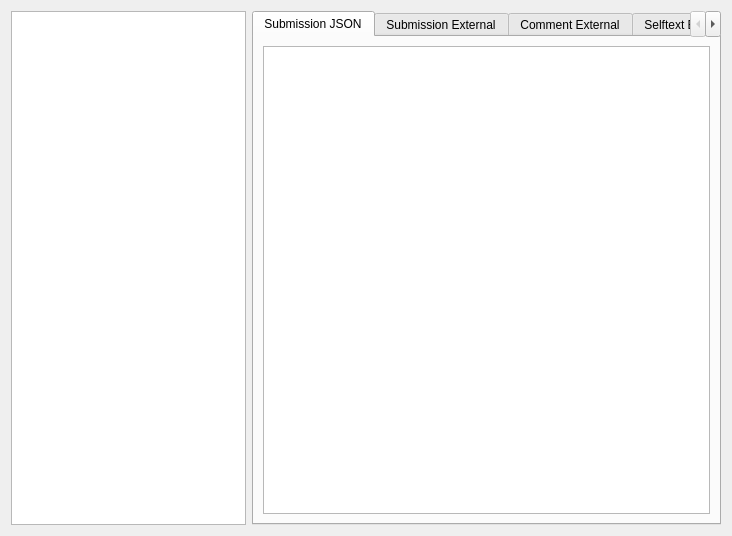
<?xml version="1.0" encoding="UTF-8"?>
<ui version="4.0">
 <class>DownloadedPosts</class>
 <widget class="QWidget" name="DownloadedPosts">
  <property name="geometry">
   <rect>
    <x>0</x>
    <y>0</y>
    <width>732</width>
    <height>536</height>
   </rect>
  </property>
  <property name="sizePolicy">
   <sizepolicy hsizetype="Preferred" vsizetype="Preferred">
    <horstretch>0</horstretch>
    <verstretch>0</verstretch>
   </sizepolicy>
  </property>
  <property name="windowTitle">
   <string>Downloaded Content</string>
  </property>
  <layout class="QHBoxLayout" name="horizontalLayout">
   <item>
    <widget class="QListWidget" name="userSubredditLst">
     <property name="sizePolicy">
      <sizepolicy hsizetype="Expanding" vsizetype="Expanding">
       <horstretch>1</horstretch>
       <verstretch>0</verstretch>
      </sizepolicy>
     </property>
    </widget>
   </item>
   <item>
    <widget class="QTabWidget" name="tabWidget">
     <property name="sizePolicy">
      <sizepolicy hsizetype="Expanding" vsizetype="Expanding">
       <horstretch>2</horstretch>
       <verstretch>0</verstretch>
      </sizepolicy>
     </property>
     <property name="contextMenuPolicy">
      <enum>Qt::ActionsContextMenu</enum>
     </property>
     <property name="currentIndex">
      <number>0</number>
     </property>
     <widget class="QWidget" name="submissionJSONTab">
      <attribute name="title">
       <string>Submission JSON</string>
      </attribute>
      <layout class="QHBoxLayout" name="horizontalLayout_2">
       <item>
        <widget class="QListWidget" name="submissionJSONLst">
         <property name="contextMenuPolicy">
          <enum>Qt::ActionsContextMenu</enum>
         </property>
         <property name="verticalScrollMode">
          <enum>QAbstractItemView::ScrollPerPixel</enum>
         </property>
        </widget>
       </item>
      </layout>
     </widget>
     <widget class="QWidget" name="submissionExternalTab">
      <attribute name="title">
       <string>Submission External</string>
      </attribute>
      <layout class="QHBoxLayout" name="horizontalLayout_4">
       <item>
        <widget class="QListWidget" name="submissionExternalLst">
         <property name="contextMenuPolicy">
          <enum>Qt::ActionsContextMenu</enum>
         </property>
         <property name="verticalScrollMode">
          <enum>QAbstractItemView::ScrollPerPixel</enum>
         </property>
        </widget>
       </item>
      </layout>
     </widget>
     <widget class="QWidget" name="commentTab">
      <attribute name="title">
       <string>Comment External</string>
      </attribute>
      <layout class="QHBoxLayout" name="horizontalLayout_5">
       <item>
        <widget class="QListWidget" name="commentLst">
         <property name="contextMenuPolicy">
          <enum>Qt::ActionsContextMenu</enum>
         </property>
         <property name="verticalScrollMode">
          <enum>QAbstractItemView::ScrollPerPixel</enum>
         </property>
        </widget>
       </item>
      </layout>
     </widget>
     <widget class="QWidget" name="selftextTab">
      <attribute name="title">
       <string>Selftext External</string>
      </attribute>
      <layout class="QHBoxLayout" name="horizontalLayout_3">
       <item>
        <widget class="QListWidget" name="selftextLst">
         <property name="contextMenuPolicy">
          <enum>Qt::ActionsContextMenu</enum>
         </property>
         <property name="verticalScrollMode">
          <enum>QAbstractItemView::ScrollPerPixel</enum>
         </property>
        </widget>
       </item>
      </layout>
     </widget>
    </widget>
   </item>
  </layout>
 </widget>
 <resources/>
 <connections/>
</ui>
